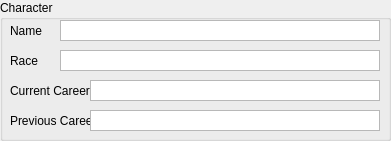
   <widget class="QGroupBox" name="groupBox">
    <property name="geometry">
     <rect>
      <x>0</x>
      <y>0</y>
      <width>391</width>
      <height>141</height>
     </rect>
    </property>
    <property name="title">
     <string>Character</string>
    </property>
    <widget class="QLabel" name="label">
     <property name="geometry">
      <rect>
       <x>10</x>
       <y>20</y>
       <width>47</width>
       <height>21</height>
      </rect>
     </property>
     <property name="text">
      <string>Name</string>
     </property>
    </widget>
    <widget class="QLabel" name="label_2">
     <property name="geometry">
      <rect>
       <x>10</x>
       <y>50</y>
       <width>47</width>
       <height>21</height>
      </rect>
     </property>
     <property name="text">
      <string>Race</string>
     </property>
    </widget>
    <widget class="QLabel" name="label_3">
     <property name="geometry">
      <rect>
       <x>10</x>
       <y>80</y>
       <width>81</width>
       <height>21</height>
      </rect>
     </property>
     <property name="text">
      <string>Current Career</string>
     </property>
    </widget>
    <widget class="QLabel" name="label_4">
     <property name="geometry">
      <rect>
       <x>10</x>
       <y>110</y>
       <width>81</width>
       <height>21</height>
      </rect>
     </property>
     <property name="text">
      <string>Previous Career</string>
     </property>
     <property name="scaledContents">
      <bool>false</bool>
     </property>
    </widget>
    <widget class="QPlainTextEdit" name="txtName">
     <property name="geometry">
      <rect>
       <x>60</x>
       <y>20</y>
       <width>320</width>
       <height>21</height>
      </rect>
     </property>
     <property name="verticalScrollBarPolicy">
      <enum>Qt::ScrollBarAlwaysOff</enum>
     </property>
     <property name="lineWrapMode">
      <enum>QPlainTextEdit::NoWrap</enum>
     </property>
     <property name="plainText">
      <string/>
     </property>
    </widget>
    <widget class="QPlainTextEdit" name="txtRace">
     <property name="geometry">
      <rect>
       <x>60</x>
       <y>50</y>
       <width>320</width>
       <height>21</height>
      </rect>
     </property>
     <property name="verticalScrollBarPolicy">
      <enum>Qt::ScrollBarAlwaysOff</enum>
     </property>
     <property name="lineWrapMode">
      <enum>QPlainTextEdit::NoWrap</enum>
     </property>
     <property name="plainText">
      <string/>
     </property>
    </widget>
    <widget class="QPlainTextEdit" name="txtCCareer">
     <property name="geometry">
      <rect>
       <x>90</x>
       <y>80</y>
       <width>290</width>
       <height>21</height>
      </rect>
     </property>
     <property name="verticalScrollBarPolicy">
      <enum>Qt::ScrollBarAlwaysOff</enum>
     </property>
     <property name="lineWrapMode">
      <enum>QPlainTextEdit::NoWrap</enum>
     </property>
     <property name="plainText">
      <string/>
     </property>
    </widget>
    <widget class="QPlainTextEdit" name="txtPCareer">
     <property name="geometry">
      <rect>
       <x>90</x>
       <y>110</y>
       <width>290</width>
       <height>21</height>
      </rect>
     </property>
     <property name="verticalScrollBarPolicy">
      <enum>Qt::ScrollBarAlwaysOff</enum>
     </property>
     <property name="lineWrapMode">
      <enum>QPlainTextEdit::NoWrap</enum>
     </property>
     <property name="plainText">
      <string/>
     </property>
    </widget>
   </widget>
